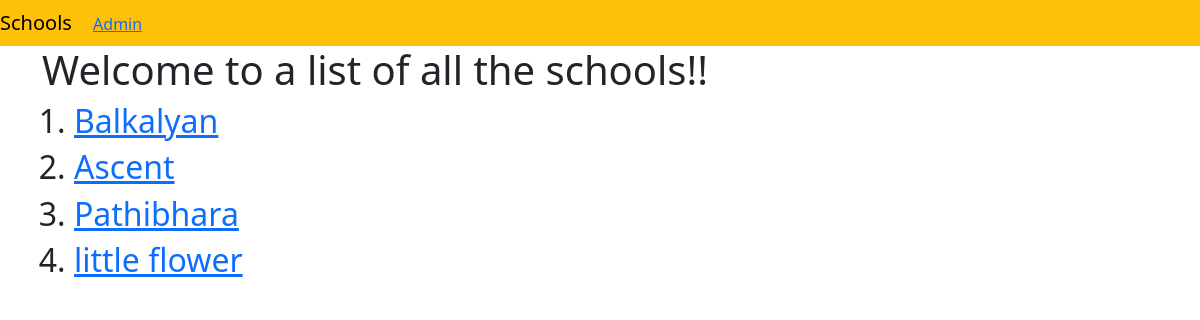
The app's page /basic_app/, older data.
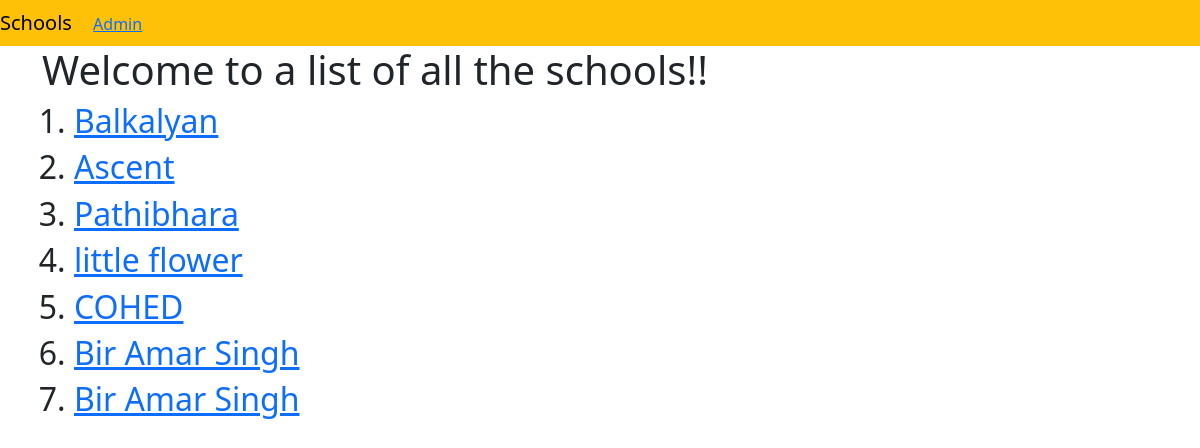
The same page, newer data.
### basic_app/models.py (models this page shows, shortened)
class School(models.Model):
    name = models.CharField(max_length=256)
    principal = models.CharField(max_length=256)
    location = models.CharField(max_length=256)

### basic_app/views.py (the view)
# urls.py: path('',views.SchoolListView.as_view(), name = 'list'),
class SchoolListView(ListView):
    context_object_name = 'schools'
    model = models.School

### basic_app/templates/basic_app/school_list.html
{% extends "basic_app/basic_app_base.html" %} {% block body_block %}
<h1>Welcome to a list of all the schools!!</h1>
<ol>
  {% for school in schools %}
  <h2>
    <li><a href="{{school.id}}">{{school.name}}</a></li>
  </h2>
  {% endfor %}
</ol>
{% endblock %}

Row changes from the older to the newer data that the page shows:
added School: name "COHED"
added School: name "Bir Amar Singh"
added School: name "Bir Amar Singh"
